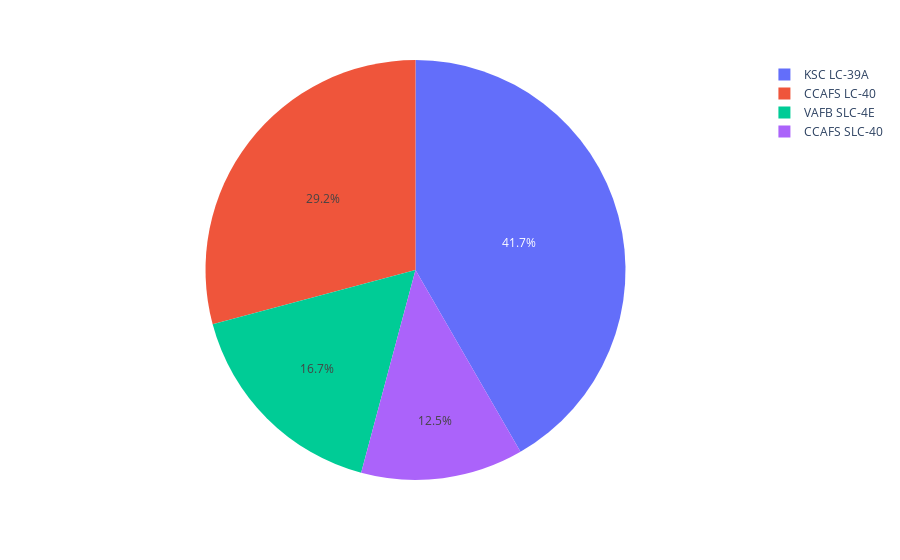

Notebook source saved alongside this figure:
### Code cell
import plotly.express as px
fig = px.pie(df , values= df['class'] , names= df['Launch Site'], hover_data=['class'])
fig.show()

### Figure 1 — Plotly figure (JSON) as saved in the notebook; plotly's stock layout.template omitted (floating-point values rounded to 4 significant figures)
{"data": [{"customdata": [[0], [0], [0], [0], [0], [0], [0], [0], [0], [0], [0], [0], [0], [0], [0], [0], [0], [1], [1], [0], [1], [1], [1], [0], [1], [1], [0], [0], [1], [1], [1], [1], [0], [0], [0], [0], [1], [0], [1], [1], [0], [1], [1], [0], [1], [1], [1], [1], [1], [1], [1], [0], [0], [0], [1], [0]], "domain": {"x": [0, 1], "y": [0, 1]}, "hovertemplate": "Launch Site=%{label}<br>class=%{customdata[0]}<extra></extra>", "labels": ["CCAFS LC-40", "CCAFS LC-40", "CCAFS LC-40", "CCAFS LC-40", "CCAFS LC-40", "CCAFS LC-40", "CCAFS LC-40", "CCAFS LC-40", "CCAFS LC-40", "CCAFS LC-40", "CCAFS LC-40", "CCAFS LC-40", "CCAFS LC-40", "CCAFS LC-40", "CCAFS LC-40", "CCAFS LC-40", "CCAFS LC-40", "CCAFS LC-40", "CCAFS LC-40", "CCAFS LC-40", "CCAFS LC-40", "CCAFS LC-40", "CCAFS LC-40", "CCAFS LC-40", "CCAFS LC-40", "CCAFS LC-40", "VAFB SLC-4E", "VAFB SLC-4E", "VAFB SLC-4E", "VAFB SLC-4E", "VAFB SLC-4E", "VAFB SLC-4E", "VAFB SLC-4E", "VAFB SLC-4E", "VAFB SLC-4E", "VAFB SLC-4E", "KSC LC-39A", "KSC LC-39A", "KSC LC-39A", "KSC LC-39A", "KSC LC-39A", "KSC LC-39A", "KSC LC-39A", "KSC LC-39A", "KSC LC-39A", "KSC LC-39A", "KSC LC-39A", "KSC LC-39A", "KSC LC-39A", "CCAFS SLC-40", "CCAFS SLC-40", "CCAFS SLC-40", "CCAFS SLC-40", "CCAFS SLC-40", "CCAFS SLC-40", "CCAFS SLC-40"], "legendgroup": "", "name": "", "showlegend": true, "type": "pie", "values": [0, 0, 0, 0, 0, 0, 0, 0, 0, 0, 0, 0, 0, 0, 0, 0, 0, 1, 1, 0, 1, 1, 1, 0, 1, 1, 0, 0, 1, 1, 1, 1, 0, 0, 0, 0, 1, 0, 1, 1, 0, 1, 1, 0, 1, 1, 1, 1, 1, 1, 1, 0, 0, 0, 1, 0]}], "layout": {"legend": {"tracegroupgap": 0}, "margin": {"t": 60}}}
